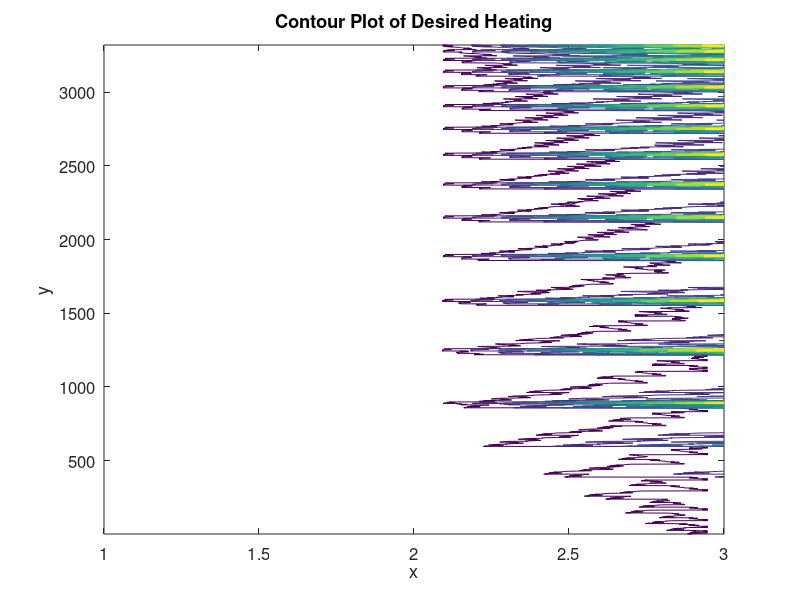

Source code (MATLAB): (Note: this script raises an error after producing the figure.)
%% Getting XY Data from a solution
voltage = 115;

%% The number of squares along one edge
sizeSquare = 10;

%% Tolerance for iteration termination
tolerance = 1e-16;

%% Initial thickness guess, (uniform)
i_thickness = 3.78e-8*ones(sizeSquare, sizeSquare);
%i_thickness = 1.0e-6*[.0199 .0441 .0789 .1231 .1717; .0166 .0367 .0657 .1026 .1431; .0133 .0294 .0526 .0821 .1145; .01 .022 .0394 .0616 .0858; .0066 .0147 .0263 .041 .0572];
%% Desired surcace heating of the global window in matrix form
load('qj_test.csv');
qjDes = qj_test;
%qjDes = 3000:-2000/9:1000;
%qjDes = [qjDes' qjDes' qjDes' qjDes' qjDes' qjDes' qjDes' qjDes' qjDes' qjDes'];

figure(1);
contour(qjDes);
set(gca, 'FontSize', 12);
xlabel('x');
ylabel('y');
title('Contour Plot of Desired Heating');
contourcbar;


figure(2);
image(i_thickness);
set(gca, 'FontSize', 12);
xlabel('x');
ylabel('y');
title('Contour Plot of Initial Thickness');


%% Initial call to jouleHeater to get a matrix of thicknesses and surface joule heating
[qj] = resisty_joule_heating(sizeSquare,voltage, i_thickness);
fprintf('The watt density is \n');
disp(qj)

out_thickness = i_thickness*(qjDes./qj);

figure(3);
contour(out_thickness);
set(gca, 'FontSize', 12);
xlabel('x');
ylabel('y');
title('Contour Plot of Iteration 1 Thickness Profile');
contourcbar;

%% Initial error calculation
err = abs(sum(sum(out_thickness - i_thickness)));
fprintf('The applied voltage is %d V \n', voltage)
fprintf('The desired watt density is \n')
disp(qjDes)

i = 0;

%% Iterations terminate if error drops below tolerance
while(err > tolerance)
   % count iterations
   i = i + 1;
   
   % update input thickness to be previous iterations output thickness
   i_thickness = out_thickness;
   
   % call to jouleHeater to solve for new thicknesses
   [qj] = resisty_joule_heating(sizeSquare,voltage, i_thickness);
   
   if mod(i,4) == 1
       out_thickness = i_thickness.*(qj./qjDes);
   elseif mod(i,4) == 2
       out_thickness = i_thickness.*(qjDes./qj).^2;
   elseif mod(i,4) == 3
       out_thickness = i_thickness.*(qj./qjDes).^2; 
   else
       out_thickness = i_thickness.*(qjDes./qj);
   end
   
   % recalculate the error between thickness iterations currently looking 
   % at the sum of all the entries in the matrix as our metric
   err = abs(sum(sum(out_thickness - i_thickness)));
   fprintf('Iteration %d \n', i);
   fprintf('This is the error %d\n', err);
   fprintf('The thickness is \n');
   disp(out_thickness);
   fprintf('The watt density is \n');
   disp(qj)
end
